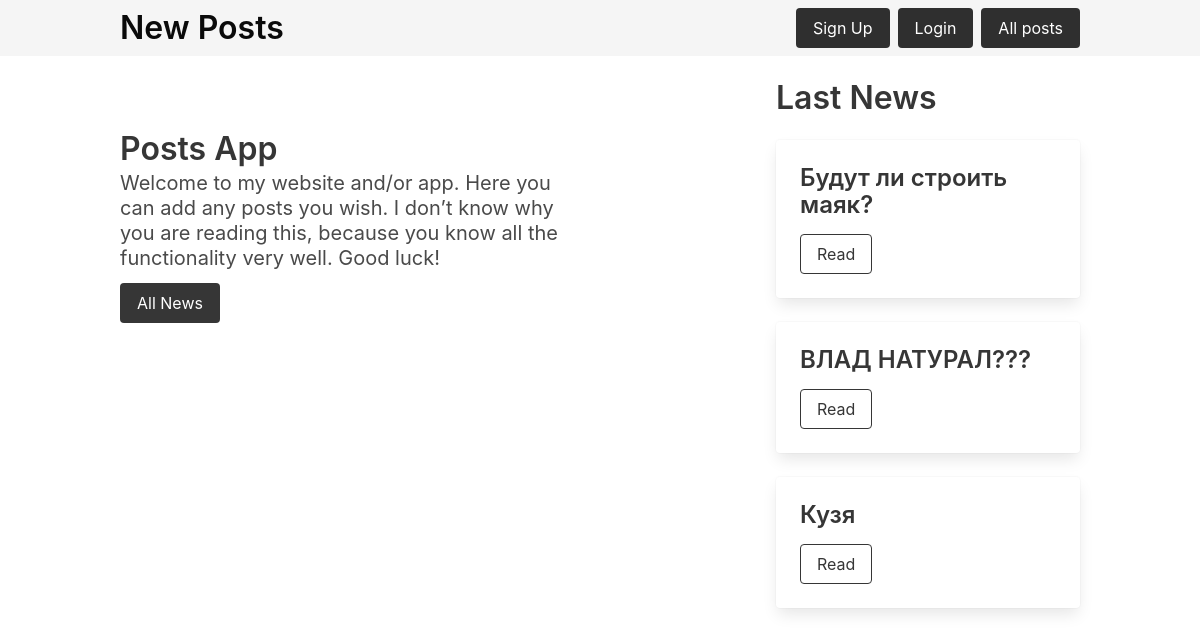
The page / on the database its author committed.
### PostApp/models.py (models this page shows, shortened)
class Post(models.Model):
    title = models.CharField("Title", max_length=255)
    postDate = models.DateTimeField("Published date", default=datetime.now)
    image = models.CharField("Image", max_length=500, blank=True, null=True)
    content = models.TextField("Content")

### PostApp/views.py (the view)
# urls.py: path('', views.homePage, name='homePage'),
def homePage(request):
    posts = Post.objects.all().order_by('-postDate')[:3]
    return render(request, "news/home.html", {
        'posts': posts
    })

### PostApp/templates/news/home.html (shortened to what this page needs)
{% extends '../base.html' %}
{% block content %}
    <div class="container">
        <div class="columns">
            <div class="column is-two-thirds">
                <section class="main" style="margin-top: 75px;">
                    <div>
                      <p class="title mb-5">
                        Posts App
                      </p>
                      <p class="subtitle mb-3" style="width: 70%">
                         Welcome to my website and/or app. Here you can add any posts you wish. I don’t know why you are reading this, because you know all the functionality very well. Good luck!
                      </p>
                      <a href="{% url 'allPost' %}" class="button is-dark">All News</a>
                    </div>
                </section>
            </div>
            <div class="column">
                <h2 class="title mt-5">Last News</h2>
                {% for post in posts %}
                <div class="card mt-5">
                    <div class="card-content">
                      <div class="content">
                        <h3>{{ post.title }} </h3>
                        <a href="{% url 'postDetail' pk=post.pk %}" class="button is-dark is-outlined">Read</a>
                      </div>
                    </div>
                </div>
                {% endfor %}
            </div>
        </div>
    </div>
{% endblock %}

### PostApp/templates/base.html (shortened to what this page needs)
{% load static %}
<!DOCTYPE html>
<html lang="en">
<head>
    <link rel="stylesheet" href="{% static './css/bulma.min.css' %}">
</head>
<body>
    <nav class="navbar is-light" role="navigation" aria-label="main navigation">
        <div class="container">
            <div class="navbar-brand">
                <a class="navbar-item" href="{% url 'homePage' %}">
                  <h1 class="title has-text-black">New Posts</h1>
                </a>
              </div>
              <div id="navbarBasicExample" class="navbar-menu has-background-light">
                <div class="navbar-end">
                  <div class="navbar-item">
                    <div class="buttons">
                        {% if user.is_authenticated %}
                        <a href="{% url 'logoutUser' %}" class="button is-dark is-hovered">
                            Logout
                        </a>
                        {% else %}
                        <a href="{% url 'signUpPage' %}" class="button is-dark is-hovered">
                            Sign Up
                        </a>
                        <a href="{% url 'loginPage' %}" class="button is-dark is-hovered">
                            Login
                        </a>
                        {% endif %}
                        <a href="{% url 'allPost' %}" class="button is-dark is-hovered">
                            All posts
                        </a>
                    </div>
                  </div>
                </div>
              </div>
        </div>
    </nav>
    {% block content %}
    {% endblock %}
</body>
</html>

### rows shown on the page
Post: title "Будут ли строить маяк?"
Post: title "ВЛАД НАТУРАЛ???"
Post: title "Кузя"
